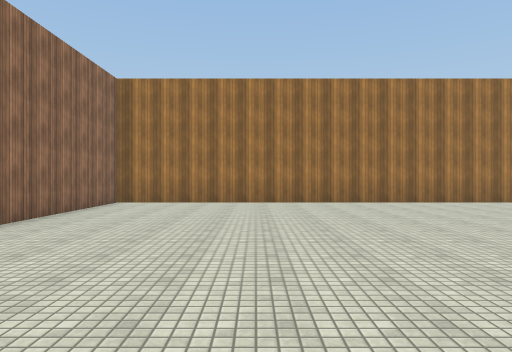
View 1 (above)

16 first-person views from a walk through a scene from a Unity 3-D project. The camera is 1.5 m above the floor, looks level and sees 70° across. The floor is counted in squares, 2 m on a side. Each view is taken from the middle of a square. On the plan, view 1 faces up. The plan holds only what a view shows up to about 11 squares ahead; the rest is blank. The place goes on beyond the plan. The player is left out. Surface patterns are stand-ins for the level's own textures.

View 2
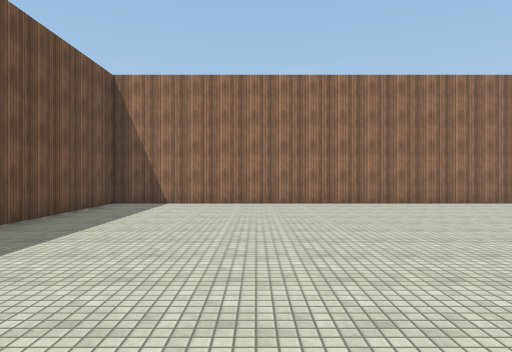

View 3
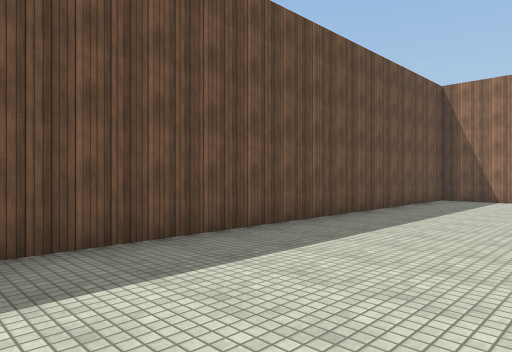

View 4
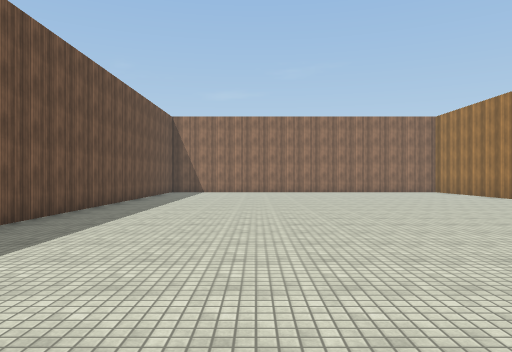

View 5
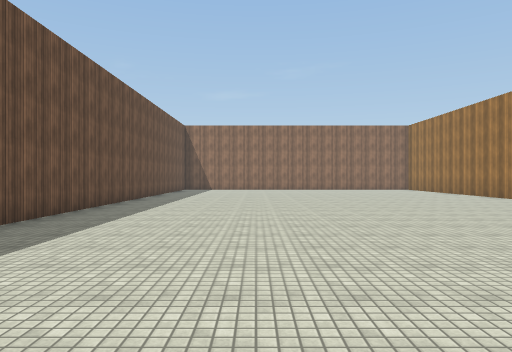

View 6
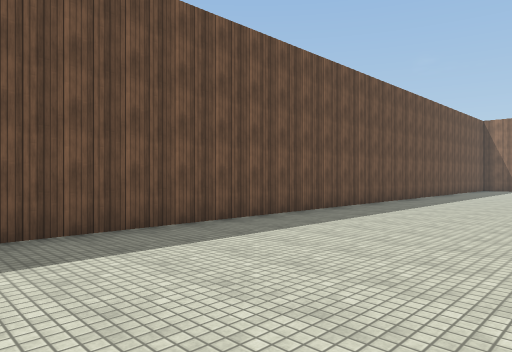

View 7
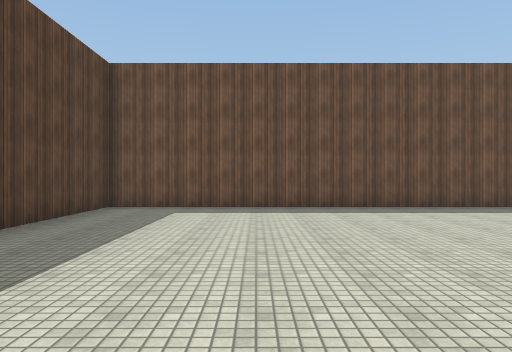

View 8
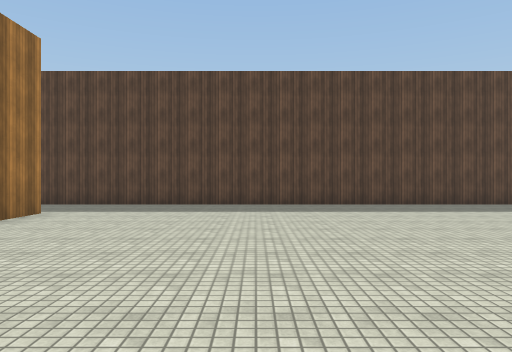

View 9
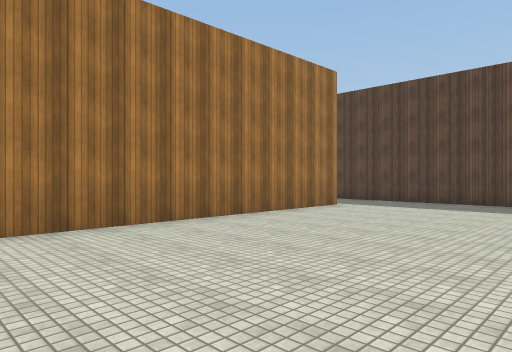

View 10
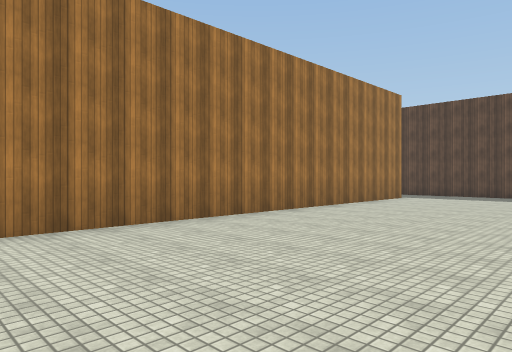

View 11
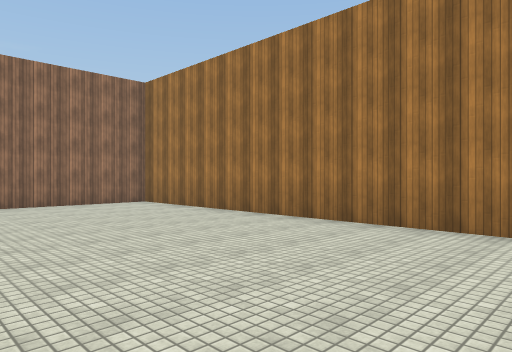

View 12
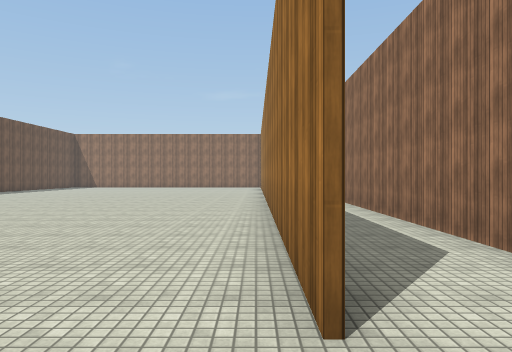

View 13
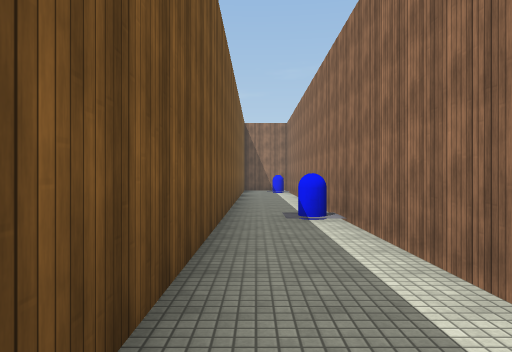

View 14
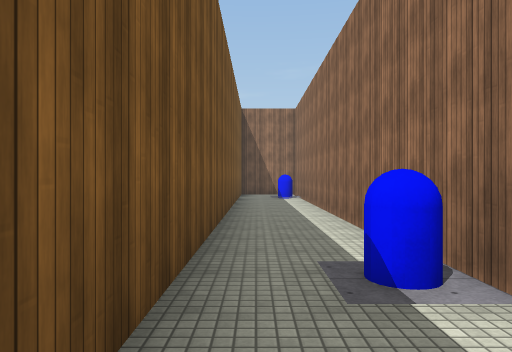

View 15
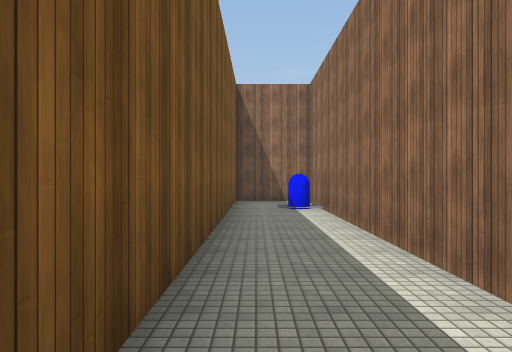

View 16
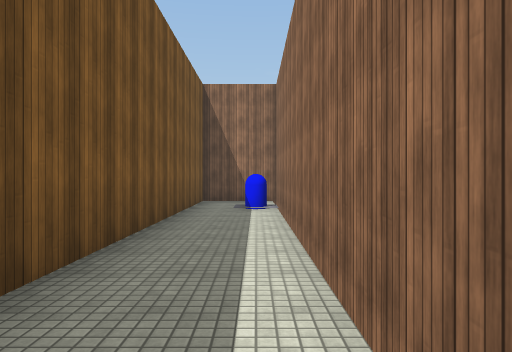

### Floor plan
Points are (right, up) in squares from view 1. A wall is a line through its corners. A room is listed if a view was taken in it or the views show most of it. See-through windows are left out.
Room 1 (views 1, 2, 3, 4, 5, 6, 7, 8, 9, 10, 11)
walls: (18.4, 10.3) (-4, 10.3); (-3.9, 10.1) (-3.9, -1.9) (20.6, -1.9) (20.6, 9.6)
ways out: opening at (19.5, 10) to room 2
Room 2 (views 12, 13, 14, 15, 16)
walls: (16.4, 12.6) (-3.9, 12.6) (-3.9, 10.1); (20.6, 9.6) (20.6, 11.6); (-4, 10.4) (14.2, 10.4)
ways out: opening at (19.5, 10) to room 1
objects: other object (-2, 12); other object (8, 12)

Positions as (right, up) in squares from view 1, and headings:
1: (0, 0), facing up
2: (6, 2), facing left
3: (8, 2), facing down-left
4: (13, 2), facing left
5: (16, 2), facing left
6: (17, 3), facing down-left
7: (17, 7), facing down
8: (11, 6), facing right
9: (10, 5), facing up-right
10: (6, 5), facing up-right
11: (6, 5), facing up-left
12: (20, 10), facing left
13: (15, 11), facing left
14: (11, 11), facing left
15: (7, 11), facing left
16: (7, 12), facing left
